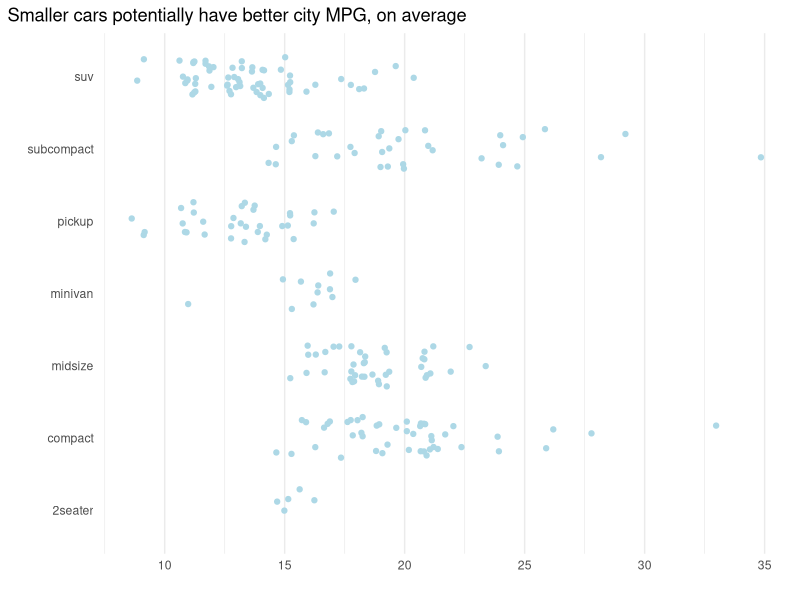

Here is the R script that generated this plot:
## ---- chunk 1
knitr::opts_chunk$set(echo = TRUE, message = FALSE)
## ---- chunk 2
library(tidyverse)    # for wrangling and graphing
## ---- chunk 3
mpg %>% 
  ggplot(aes(x = cty, 
             y = class)) +
  geom_jitter(height = .3,
              color = "lightblue") +
  labs(title = "Smaller cars potentially have better city MPG, on average",
       x = "",
       y = "") +
  theme_minimal() +
  theme(plot.title.position = "plot",
        panel.grid.major.y = element_blank())
